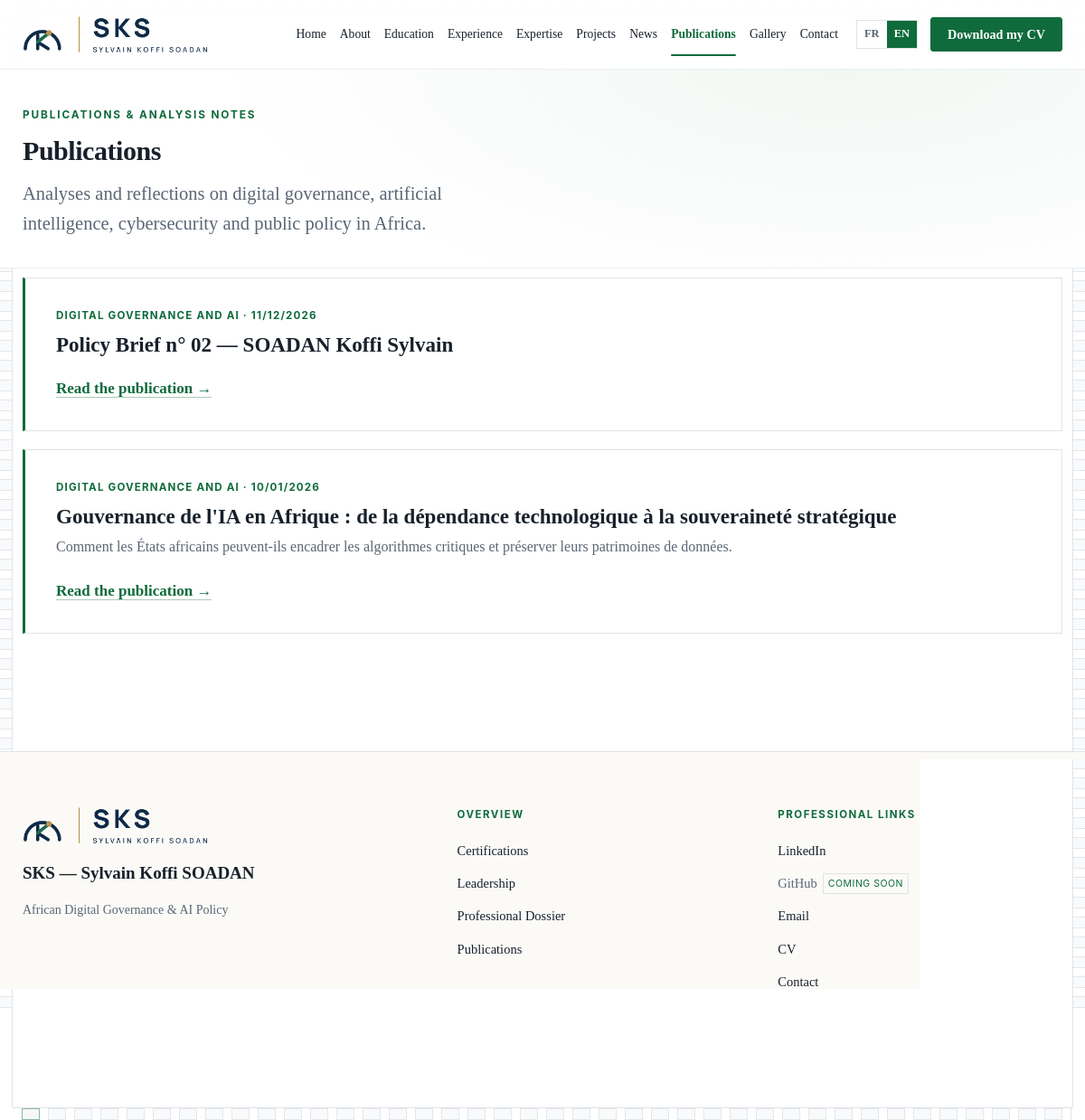
/en/articles.php, run on the app's committed database.
### tables this page shows
CREATE TABLE IF NOT EXISTS `articles` (
    `id`               BIGINT UNSIGNED NOT NULL AUTO_INCREMENT,
    `slug`             VARCHAR(160)    NOT NULL,
    `lang`             ENUM('fr','en') NOT NULL DEFAULT 'fr',
    `title`            VARCHAR(255)    NOT NULL,
    `excerpt`          VARCHAR(500)    NOT NULL DEFAULT '',
    `content_html`     MEDIUMTEXT      NOT NULL,
    `cover_image`      VARCHAR(255)    DEFAULT NULL,
    `category_id`      INT UNSIGNED    DEFAULT NULL,
    `status`           ENUM('draft','published') NOT NULL DEFAULT 'draft',
    `published_at`     DATETIME        DEFAULT NULL,
    `source_page`      VARCHAR(160)    DEFAULT NULL
        COMMENT 'Chemin de la page statique d’origine si la publication a été importée.',
    `seo_title`        VARCHAR(160)    DEFAULT NULL,
    `seo_description`  VARCHAR(320)    DEFAULT NULL,
    `views`            INT UNSIGNED    NOT NULL DEFAULT 0,
    `created_at`       TIMESTAMP       NOT NULL DEFAULT CURRENT_TIMESTAMP,
    `updated_at`       TIMESTAMP       NOT NULL DEFAULT CURRENT_TIMESTAMP ON UPDATE CURRENT_TIMESTAMP,
    PRIMARY KEY (`id`),
    UNIQUE KEY `uq_article_slug` (`slug`),
    KEY `idx_articles_status`  (`status`, `published_at`),
    KEY `idx_articles_category`(`category_id`),
    CONSTRAINT `fk_articles_category` FOREIGN KEY (`category_id`)
        REFERENCES `categories` (`id`) ON DELETE SET NULL ON UPDATE CASCADE
);

CREATE TABLE IF NOT EXISTS `categories` (
    `id`         INT UNSIGNED NOT NULL AUTO_INCREMENT,
    `slug`       VARCHAR(80)  NOT NULL,
    `name_fr`    VARCHAR(120) NOT NULL,
    `name_en`    VARCHAR(120) NOT NULL,
    `sort_order` SMALLINT     NOT NULL DEFAULT 0,
    PRIMARY KEY (`id`),
    UNIQUE KEY `uq_cat_slug` (`slug`)
);

### includes/database.php (called while the page is built, shortened)
<?php
function db(): PDO
{
    $options = [
        PDO::ATTR_ERRMODE            => PDO::ERRMODE_EXCEPTION,
        PDO::ATTR_DEFAULT_FETCH_MODE => PDO::FETCH_ASSOC,
        PDO::ATTR_EMULATE_PREPARES   => false,
        PDO::ATTR_STRINGIFY_FETCHES  => false,
    ];
    $host    = (string) env('DB_HOST', 'localhost');
    $port    = (string) env('DB_PORT', '3306');
    $name    = (string) env('DB_NAME', '');
    $user    = (string) env('DB_USER', '');
    $pass    = (string) env('DB_PASSWORD', '');
    $charset = (string) env('DB_CHARSET', 'utf8mb4');
    $mysqlConfigured = ($name !== '' && $user !== '');
    if ($mysqlConfigured) {
        $dsn = sprintf('mysql:host=%s;port=%s;dbname=%s;charset=%s', $host, $port, $name, $charset);
        try {
            $pdo = new PDO($dsn, $user, $pass, $options);
            return $pdo;
        } catch (PDOException $e) {
            $GLOBALS['DB_LAST_ERROR'] = 'MySQL (' . $host . ':' . $port . ', base « ' . $name . '») : '
                . $e->getMessage();
            $GLOBALS['DB_LAST_ERROR_ADMIN'] = $GLOBALS['DB_LAST_ERROR']
                . ' — Vérifiez DB_HOST/DB_NAME/DB_USER/DB_PASSWORD dans .env, que MySQL est démarré,'
                . ' que l’utilisateur a les droits sur la base, et que le jeu de caractères est utf8mb4.'
                . ' Chez votre hébergeur : vérifiez que la base n’est pas suspendue (facturation),'
                . ' que l’hôte MySQL distant autorise votre serveur web (liste blanche / "remote MySQL"),'
                . ' et recréez l’utilisateur si nécessaire.';
            log_event('error', 'MySQL unavailable: ' . $e->getMessage());
        }
    }
    throw new RuntimeException('Database connection failed.');
}

### includes/content.php (called while the page is built, shortened)
<?php
require_once __DIR__ . DIRECTORY_SEPARATOR . 'database.php';
function articles_list(bool $onlyPublished = true, int $limit = 100): array
{
    $sql = 'SELECT a.*, c.slug AS category_slug, c.name_fr AS category_fr, c.name_en AS category_en
            FROM articles a LEFT JOIN categories c ON c.id = a.category_id';
    $params = [];
    if ($onlyPublished) {
        $sql .= ' WHERE a.status = "published"';
    }
    $sql .= ' ORDER BY a.published_at DESC, a.id DESC LIMIT ' . max(1, $limit);
    $stmt = db()->prepare($sql);
    $stmt->execute($params);
    return $stmt->fetchAll();
}

### includes/functions.php (called while the page is built, shortened)
<?php
function e($value): string
{
    return htmlspecialchars((string) $value, ENT_QUOTES | ENT_SUBSTITUTE, 'UTF-8');
}

### en/articles.php (the view, shortened to what this page needs)
<?php
require_once dirname(__DIR__) . '/includes/content.php';
try {
    $articles = articles_list(true, 60);
} catch (Throwable $e) {
    log_event('error', 'Public articles (EN): unavailable');
    $articles = [];
}
require __DIR__ . '/../includes/header.php';
?>
<main id="main">
  <section class="hero" style="padding:4rem 0 2rem">
    <div class="container">
      <p class="eyebrow">Publications &amp; analysis notes</p>
      <h1 class="hero-title" style="font-size:clamp(2rem,5vw,3rem)">Publications</h1>
      <p class="hero-lead">Analyses and reflections on digital governance, artificial intelligence,
        cybersecurity and public policy in Africa.</p>
    </div>
  </section>
  <section class="section" style="padding-top:1rem">
    <div class="container">
      <?php if (empty($articles)): ?>
        <div class="container-narrow">
          <p class="section-lead">First publications coming soon. In the meantime, see the
            <a class="link-inline" href="research.php">research page</a>.</p>
        </div>
      <?php else: ?>
        <div class="project-list">
          <?php foreach ($articles as $a): ?>
            <?php
            $catLabel = $a['category_en'] ?? '';
            $dynamicHref = '../article.php?slug=' . rawurlencode((string) $a['slug']) . '&lang=en';
            $href = !empty($a['source_page'])
                ? 'publications/' . basename((string) $a['source_page'])
                : $dynamicHref;
            ?>
            <article class="project-row" data-reveal>
              <p class="project-domain">
                <?= e($catLabel !== '' ? $catLabel : 'Analysis') ?>
                <?php if (!empty($a['published_at'])): ?>
                  · <?= e(date('m/d/Y', strtotime((string) $a['published_at']))) ?>
                <?php endif; ?>
              </p>
              <h3><?= e($a['title']) ?></h3>
              <?php if ((string) $a['excerpt'] !== ''): ?>
                <p class="project-desc"><?= e($a['excerpt']) ?></p>
              <?php endif; ?>
              <p class="mt-2 mb-0"><a class="link-inline" href="<?= e($href) ?>">Read the publication →</a></p>
            </article>
          <?php endforeach; ?>
        </div>
      <?php endif; ?>
    </div>
  </section>
</main>
<?php require __DIR__ . '/../includes/footer.php'; ?>

### assets/css/global.css (style rules this page uses)
:root { --green: #0f6b3c; --green-700: #0b5430; --green-600: #128048; --green-050: #f1f7f3; --green-100: #e2efe7; --navy: #0a243b; --navy-700: #0f2e4a; --navy-500: #17456b; --gold: #b8942f; --gold-600: #9a7820; --ink: #17202b; --muted: #5a6675; --line: #dfe3e8; --line-soft: #eceff3; --paper: #ffffff; --ivory: #fbfaf7; --bg-soft: #f6f7f9; --max: 1160px; --measure: 68ch; --radius: 3px; --serif: "Times New Roman", Times, "Liberation Serif", Georgia, serif; --sans: -apple-system, BlinkMacSystemFont, "Segoe UI", Roboto, Arial, sans-serif; --shadow-sm: 0 1px 2px rgba(10, 36, 59, .05); --shadow-md: 0 10px 30px rgba(15, 107, 60, .10); --ease: cubic-bezier(.22, .61, .36, 1); }
*, *::before, *::after { box-sizing: border-box; }
html { font-size: 62.5%; -webkit-text-size-adjust: 100%; }
body { margin: 0; font-family: var(--serif); font-size: 1.7rem; line-height: 1.72; color: var(--ink); background: var(--paper); text-rendering: optimizeLegibility; -webkit-font-smoothing: antialiased; }
body { animation: page-in .34s var(--ease) both; }
a { color: inherit; text-decoration: none; }
h1, h2, h3, h4 { font-family: var(--serif); font-weight: 700; line-height: 1.18; color: var(--ink); margin: 0 0 1rem; }
p { margin: 0 0 1.2rem; }
.reveal { animation: reveal-in .45s var(--ease) forwards; }
.container { width: min(var(--max), calc(100% - 5rem)); margin-inline: auto; }
.link-inline { color: var(--green); font-weight: 700; border-bottom: 1px solid rgba(15, 107, 60, .35); transition: color .18s var(--ease), border-color .18s var(--ease); }
.section { padding: 9rem 0; }
.eyebrow { font-family: var(--sans); font-size: 1.18rem; font-weight: 700; letter-spacing: .16em; text-transform: uppercase; color: var(--green); margin: 0 0 1.4rem; }
.hero { padding: 9rem 0 7.5rem; background: radial-gradient(1100px 460px at 78% -10%, var(--green-050) 0%, rgba(255, 255, 255, 0) 62%), var(--paper); border-bottom: 1px solid var(--line-soft); }
.hero-title { font-size: clamp(4.2rem, 6vw, 6.6rem); line-height: 1.04; letter-spacing: -.015em; color: var(--ink); }
.hero-lead { font-size: 2.05rem; line-height: 1.6; color: var(--muted); max-width: 54ch; margin-top: 1.6rem; }
.project-list { display: grid; gap: 2rem; }
.project-row { display: block; border: 1px solid var(--line); border-left: 3px solid var(--green); padding: 3.2rem 3.4rem; background: var(--paper); transition: transform .22s var(--ease), box-shadow .22s var(--ease), border-left-color .22s var(--ease); }
.project-row h3 { font-size: 2.3rem; margin-bottom: .6rem; }
.project-domain { font-family: var(--sans); font-size: 1.16rem; font-weight: 700; letter-spacing: .1em; text-transform: uppercase; color: var(--green); margin-bottom: .8rem; }
.project-desc { color: var(--muted); font-size: 1.6rem; }
.mt-2 { margin-top: 2rem; }
.mb-0 { margin-bottom: 0; }
:root { --frame-band: 14px; --frame-inset: 0px; }

### data on the page
articles: category.name_en "DIGITAL GOVERNANCE AND AI", published_at "11/12/2026", title "Policy Brief n° 02 — SOADAN Koffi Sylvain"
articles: category.name_en "DIGITAL GOVERNANCE AND AI", published_at "10/01/2026", title "Gouvernance de l'IA en Afrique : de la dépendance technologique à la souveraineté stratégique", excerpt "Comment les États africains peuvent-ils encadrer les algorithmes critiques et préserver leurs patrimoines de données."

### other printed values
$label "Home"
$label "About"
$label "Education"
$label "Experience"
$label "Expertise"
$label "Projects"
$label "News"
$label "Publications"
$label "Gallery"
$label "Contact"
$fJourney "OVERVIEW"
$fCert "Certifications"
$fLead "Leadership"
$fDossier "Professional Dossier"
$fPubs "Publications"
